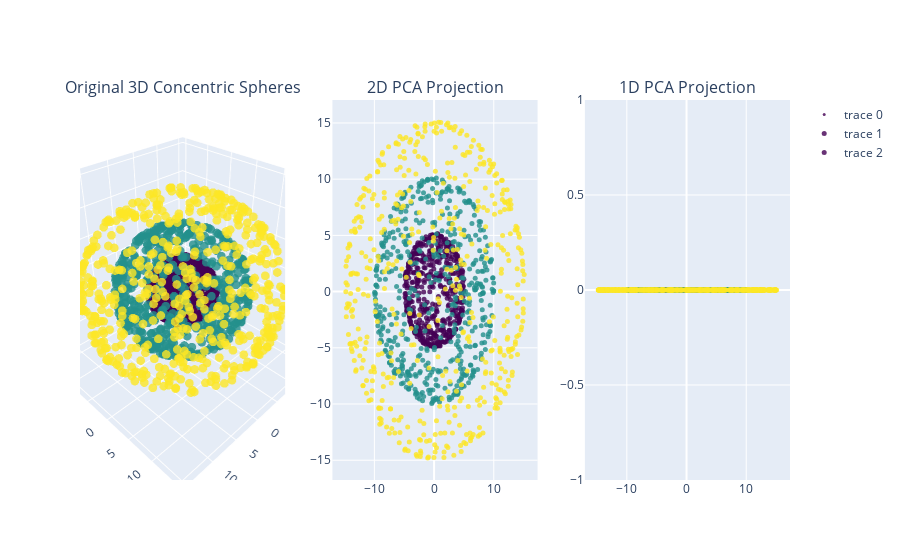

Here is the notebook cell this chart was saved with:
### Code cell
def generate_concentric_spheres(n_samples=1000, noise=0.05, random_state=42, n_spheres=3):
    np.random.seed(random_state)
    X = []
    t = []
    for i in range(n_spheres):
        radius = 5 * (i + 1)
        phi = np.random.uniform(0, 2 * np.pi, n_samples // n_spheres)
        costheta = np.random.uniform(-1, 1, n_samples // n_spheres)
        theta = np.arccos(costheta)
        x = radius * np.sin(theta) * np.cos(phi)
        y = radius * np.sin(theta) * np.sin(phi)
        z = radius * np.cos(theta)
        X.append(np.vstack((x, y, z)).T)
        t.extend([i] * (n_samples // n_spheres))
    X = np.vstack(X)
    X += noise * np.random.randn(*X.shape)
    t = np.array(t)
    return X, t

# Generate the data
X, t = generate_concentric_spheres(n_samples=1500, noise=0.05, n_spheres=3)

# Initialize PCA for 2D and 1D
pca_2d = PCA(n_components=2)
pca_1d = PCA(n_components=1)

# Fit and transform the data
X_pca_2d = pca_2d.fit_transform(X)
X_pca_1d = pca_1d.fit_transform(X)

# Create subplots: 1 row, 3 columns
fig = make_subplots(
    rows=1, cols=3,
    subplot_titles=("Original 3D Concentric Spheres", "2D PCA Projection", "1D PCA Projection"),
    specs=[[{"type": "scatter3d"}, {"type": "scatter"}, {"type": "scatter"}]]
)

# 1. Original 3D Concentric Spheres
trace1 = go.Scatter3d(
    x=X[:, 0], y=X[:, 1], z=X[:, 2],
    mode='markers',
    marker=dict(
        size=3,
        color=t,
        colorscale='Viridis',
        opacity=0.8
    )
)
fig.add_trace(trace1, row=1, col=1)

# 2. 2D PCA Projection
trace2 = go.Scatter(
    x=X_pca_2d[:, 0], y=X_pca_2d[:, 1],
    mode='markers',
    marker=dict(
        size=5,
        color=t,
        colorscale='Viridis',
        opacity=0.8
    )
)
fig.add_trace(trace2, row=1, col=2)

# 3. 1D PCA Projection
trace3 = go.Scatter(
    x=X_pca_1d[:, 0], y=np.zeros_like(X_pca_1d[:, 0]),
    mode='markers',
    marker=dict(
        size=5,
        color=t,
        colorscale='Viridis',
        opacity=0.8
    )
)
fig.add_trace(trace3, row=1, col=3)

# Update layout for better appearance

### Figure 1 — Plotly figure (JSON) as saved in the notebook; plotly's stock layout.template omitted (floating-point values rounded to 4 significant figures; data arrays with more than 128 entries replaced by an {"elided": "..."} marker saying what was removed)
{"data": [{"marker": {"color": {"elided": "1500 int values"}, "colorscale": [[0, "#440154"], [0.1111, "#482878"], [0.2222, "#3e4989"], [0.3333, "#31688e"], [0.4444, "#26828e"], [0.5556, "#1f9e89"], [0.6667, "#35b779"], [0.7778, "#6ece58"], [0.8889, "#b5de2b"], [1, "#fde725"]], "opacity": 0.8, "size": 3}, "mode": "markers", "scene": "scene", "type": "scatter3d", "x": {"elided": "1500 float values"}, "y": {"elided": "1500 float values"}, "z": {"elided": "1500 float values"}}, {"marker": {"color": {"elided": "1500 int values"}, "colorscale": [[0, "#440154"], [0.1111, "#482878"], [0.2222, "#3e4989"], [0.3333, "#31688e"], [0.4444, "#26828e"], [0.5556, "#1f9e89"], [0.6667, "#35b779"], [0.7778, "#6ece58"], [0.8889, "#b5de2b"], [1, "#fde725"]], "opacity": 0.8, "size": 5}, "mode": "markers", "type": "scatter", "x": {"elided": "1500 float values"}, "xaxis": "x", "y": {"elided": "1500 float values"}, "yaxis": "y"}, {"marker": {"color": {"elided": "1500 int values"}, "colorscale": [[0, "#440154"], [0.1111, "#482878"], [0.2222, "#3e4989"], [0.3333, "#31688e"], [0.4444, "#26828e"], [0.5556, "#1f9e89"], [0.6667, "#35b779"], [0.7778, "#6ece58"], [0.8889, "#b5de2b"], [1, "#fde725"]], "opacity": 0.8, "size": 5}, "mode": "markers", "type": "scatter", "x": {"elided": "1500 float values"}, "xaxis": "x2", "y": {"elided": "1500 int values"}, "yaxis": "y2"}], "layout": {"annotations": [{"font": {"size": 16}, "showarrow": false, "text": "Original 3D Concentric Spheres", "x": 0.1444, "xanchor": "center", "xref": "paper", "y": 1, "yanchor": "bottom", "yref": "paper"}, {"font": {"size": 16}, "showarrow": false, "text": "2D PCA Projection", "x": 0.5, "xanchor": "center", "xref": "paper", "y": 1, "yanchor": "bottom", "yref": "paper"}, {"font": {"size": 16}, "showarrow": false, "text": "1D PCA Projection", "x": 0.8556, "xanchor": "center", "xref": "paper", "y": 1, "yanchor": "bottom", "yref": "paper"}], "scene": {"domain": {"x": [0, 0.2889], "y": [0, 1]}}, "xaxis": {"anchor": "y", "domain": [0.3556, 0.6444]}, "xaxis2": {"anchor": "y2", "domain": [0.7111, 1]}, "yaxis": {"anchor": "x", "domain": [0, 1]}, "yaxis2": {"anchor": "x2", "domain": [0, 1]}}}
